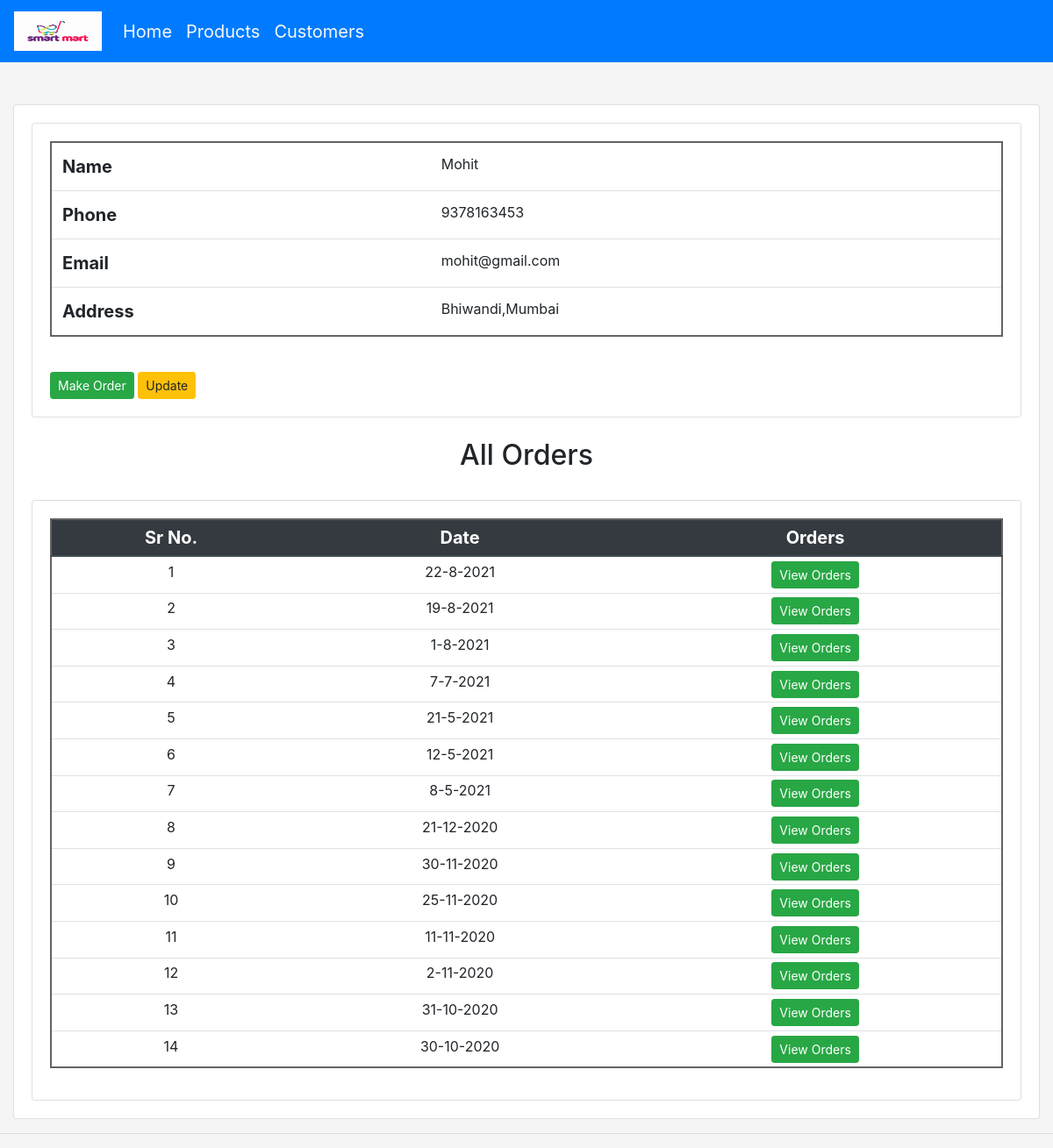
The page /cutomer_profile/1 on the database its author committed.
### accounts/models.py (models this page shows, shortened)
class Customer(models.Model):
    name = models.CharField(max_length=200, null=True)
    phone = models.CharField(max_length=200, null=True)
    email = models.CharField(max_length=200, null=True)
    address = models.CharField(max_length=500, null=True)
    date_created = models.DateTimeField(auto_now_add=True,null=True)

### accounts/views.py (the view)
# urls.py: path('cutomer_profile/<str:pk>',views.customerprofile,name='customerprofile'),
def customerprofile(request, pk):
    customer = Customer.objects.get(id=pk)
    order_ids = Join.objects.filter(customer_id=pk)
    dates = []
    for i in order_ids:
        x = [Order.objects.get(id=i.order_id).order_date.day,Order.objects.get(id=i.order_id).order_date.month,Order.objects.get(id=i.order_id).order_date.year]
        if x not in dates:
            dates.append(x)
    dates.reverse()
    context = {'customer': customer,'dates':dates}
    return render(request, 'accounts/customer_profile.html', context)

### accounts/templates/accounts/customer_profile.html (shortened to what this page needs)
{% extends 'accounts/main.html' %}
{% block content %}
<br><br>
<div class="card card-body">
  <div class="card card-body table-hover">
    <form action="" method="POST">
      <table class="table">
        <tr>
          <th scope="col">Name</th>
          <td>{{customer.name}}</td>
        </tr>
        <tr>
          <th scope="col">Phone</th>
          <td>{{customer.phone}}</td>
        </tr>
        <tr>
          <th scope="col">Email</th>
          <td>{{customer.email}}</td>
        </tr>
        <tr>
          <th scope="col">Address</th>
          <td rowspan="2">{{customer.address}}</td>
        </tr>
      </table>
    <br>
    <a class="btn btn-sm btn-success" href="{% url 'order' customer.id %}">Make Order</a>
    <a class="btn btn-sm btn-warning" href="{% url 'updatecustomerprofile' customer.id %}">Update</a>
  </form>
</div>
<br>
<div class="boxed"><h2 style="text-align:center">All Orders</h2></div>
<br>
<div class="row">
  <div class="col-md">
    <div class="card card-body">
      {% if dates|length %}
      <table class="table table-sm table-hover text-center">
        <thead class="thead-dark">
          <tr style="font-size: 20px;">
            <th>Sr No.</th>
            <th>Date</th>
            <th>Orders</th>
          </tr>
        </thead>
        {% for i,j,k in dates %}
        <tr>
          <td>{{ forloop.counter }}</td>
          <td>{{i}}-{{j}}-{{k}}</td>
          <td><a class="btn btn-sm btn-success" href="{% url 'orders_by_date' day=i month=j year=k cus_id=customer.id %}">View Orders</a></td>
        </tr>
        {% endfor %}
      </table>
      {% else %}
      <h3>No Orders Placed yet</h3>
      {% endif %}
		</div>
  </div>
</div>
</div>
{% endblock %}

### accounts/templates/accounts/main.html (style rules this page uses)
body { background-color: whitesmoke; }
table { border: 2px solid rgb(102, 98, 98); }

### accounts/templates/accounts/navbar.html (style rules this page uses)
a { font-size: 20px; }

### accounts/templates/accounts/customer_profile.html (style rules this page uses)
th { font-size: 20px; }

### rows shown on the page
Customer: name "Mohit", phone "9378163453", email "mohit@gmail.com", address "Bhiwandi,Mumbai"

### other values the page prints
{{ i }} "22" "19" "1" "7" "21" "12" "8" "21" "30" "25" "11" "2" "31" "30"
{{ j }} "8" "8" "8" "7" "5" "5" "5" "12" "11" "11" "11" "11" "10" "10"
{{ k }} "2021" "2021" "2021" "2021" "2021" "2021" "2021" "2020" "2020" "2020" "2020" "2020" "2020" "2020"
